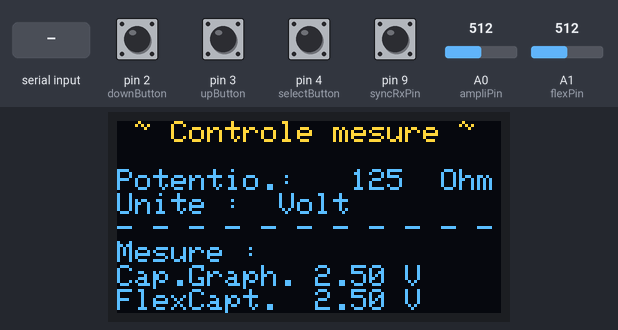
The sketch below on a simulated Arduino Uno, built with avr-gcc and run on an emulated ATmega328P. Parts: 128×64 one-colour display. Inputs (shaded band) come from the test bench; at power-on: pin 2 (downButton), pin 3 (upButton), pin 4 (selectButton), pin 9 (syncRxPin) HIGH, A0 (ampliPin) = 512, A1 (flexPin) = 512. The OLED is the two-colour kind (top 16 rows yellow); what the sketch prints to the serial monitor is not drawn.

Above: at 1.2 s.
1.3 s: "O" received over the second serial link
At 2.5 s:
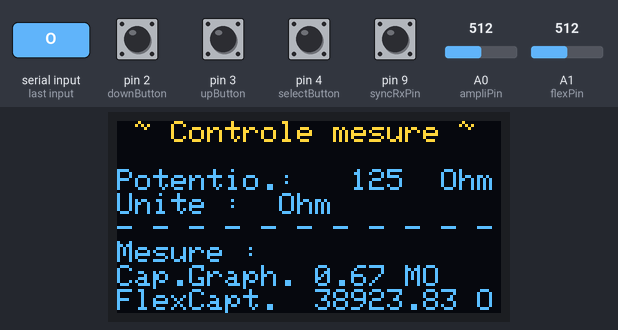
2.8 s: A0 (ampliPin) set to 0
At 3.7 s:
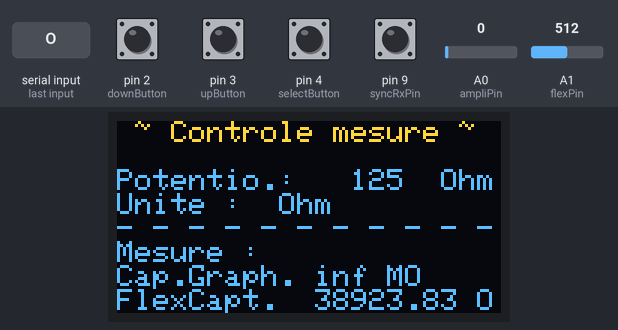
4.3 s: "D" received over the second serial link
At 5.4 s:
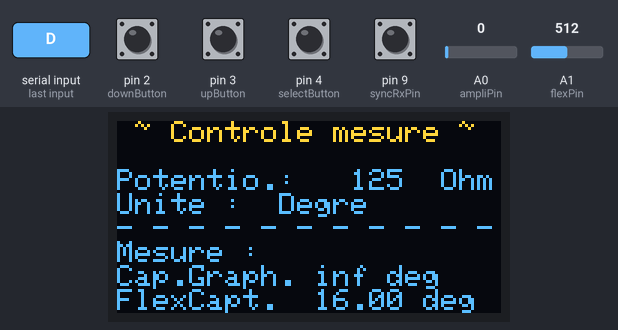
5.8 s: A0 (ampliPin) set to 122
At 7.0 s:
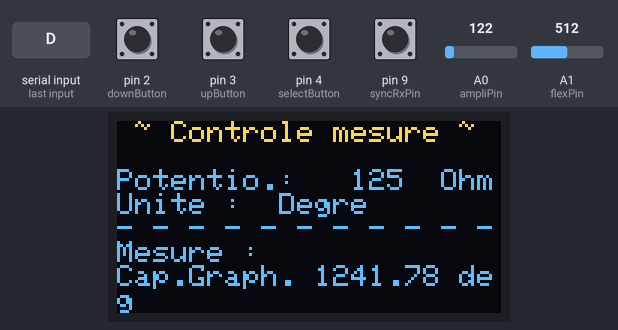
7.3 s: pin 2 (downButton) pulled LOW for 0.15 s
8.9 s: pin 4 (selectButton) pulled LOW for 0.15 s
At 10.3 s:
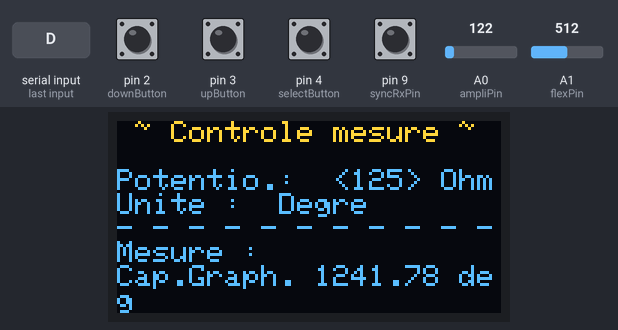
Timing chart, 0 to 11.5 s (numbered marks = the images above; inputs shaded):
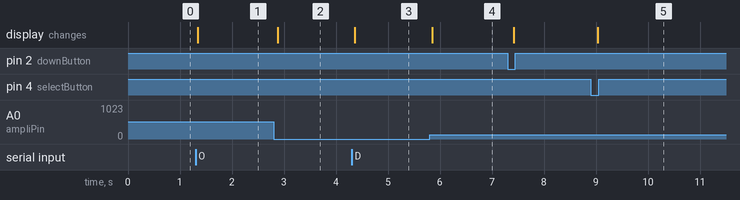

Measured:
- after the input at 1.3 s, the display: changes at once (image 1)
- after the input at 2.8 s, the display: changes after 0.08 s (image 2)
- after the input at 4.3 s, the display: changes after 0.06 s (image 3)
- after the input at 5.8 s, the display: changes after 0.05 s (image 4)
- after the input at 8.9 s, the display: changes after 0.13 s (image 5)

The sketch:

programme_complet.ino
```cpp
#include <SoftwareSerial.h>
#include <Adafruit_SSD1306.h>
#include <SPI.h>
//#include <Servo.h>

//#define pinServo 2
//Servo myservo;

#define flexPin A1
#define flexR_DIV 39000
#define flexflatResistance 25000
#define flexbendResistance 100000

#define bluetoothRxPin 7
#define bluetoothTxPin 8
#define baudrate 9600
#define sizeBuffer 16
SoftwareSerial mySerial(bluetoothRxPin,bluetoothTxPin);
char bufferBluetoothOutput[sizeBuffer]={0};
char bufferBluetoothInput[sizeBuffer]={0};

#define ampliPin A0

#define upButton 3
uint8_t upState;
uint8_t lastUpState=1;
long upTimer;
#define downButton 2
uint8_t downState;
uint8_t lastDownState=1;
long downTimer;
#define selectButton 4
uint8_t selectState;
uint8_t lastSelectState=1;
long selectTimer;
#define debounceDelay 50

#define nombreDePixelsEnLargeur 128         // Taille de l'écran OLED, en pixel, au niveau de sa largeur
#define nombreDePixelsEnHauteur 64          // Taille de l'écran OLED, en pixel, au niveau de sa hauteur
#define brocheResetOLED         -1
#define adresseI2CecranOLED     0x3C
Adafruit_SSD1306 ecranOLED(nombreDePixelsEnLargeur, nombreDePixelsEnHauteur, &Wire, brocheResetOLED);

#define nbOptionsPotar 12
#define nbOptionsUnite 3
const uint32_t tabChoixPotar[nbOptionsPotar]={125,330,730,1130,1930,2530,5100,10020,19920,30600,40600,50300};
uint8_t choixPotar=0;
uint8_t choixUnite=0;
uint8_t positionMenu=0;
uint8_t selection=0;

#define MCP_NOP 0b000000000
#define MCP_WRITE 0b00010001
#define MCP_SHTDWN 0b00100001

const uint8_t ssMCPin = 10;
const int adresseChoixPotar[nbOptionsPotar]={0,1,3,5,9,12,25,50,100,155,205,255};

const uint8_t VCC=5;

#define syncTxPin 12
#define syncRxPin 9
uint8_t syncTx=0;
uint8_t pastRx=0;
uint8_t syncRx=0;

void setup() {
  Serial.begin(baudrate);

  //~~ Flex Sensor ~~//
  pinMode(flexPin,INPUT);

  //~~ Ampli - capteur graphite ~~//
  pinMode(ampliPin,INPUT);

  //~~ Bluetooth ~~//
  pinMode(bluetoothRxPin,INPUT);
  pinMode(bluetoothTxPin,OUTPUT);
  mySerial.begin(baudrate);
  bufferBluetoothOutput[0]='\0';
  bufferBluetoothOutput[sizeBuffer-1]='\0';

  //~~ Boutons ~~//
  pinMode(upButton,INPUT_PULLUP);
  pinMode(downButton,INPUT_PULLUP);
  pinMode(selectButton,INPUT_PULLUP);

  //~~ OLED ~~//
  ecranOLED.begin(SSD1306_SWITCHCAPVCC, adresseI2CecranOLED);

  //~~ Potar digital ~~//
  pinMode(ssMCPin,OUTPUT);
  digitalWrite(ssMCPin,HIGH);
  SPI.begin();

  //~~ Test automatisé ~~//
  pinMode(syncTxPin,OUTPUT);
  pinMode(syncRxPin,INPUT);
}

void loop() {
  //if(choixPotar==4){choixPotar=3;}
  //else{choixPotar=4;}

   //~~~~~~~~~~~~~~~~ Flex Sensor ~~~~~~~~~~~~~~~~//
  int flexVolt=analogRead(flexPin);
  if(flexVolt==0)flexVolt=1;//eviter division par 0 dans la formule suivante
  float flexRes=flexR_DIV*(1023.0/flexVolt-1.0);
  float flexAngle=map(flexRes,flexflatResistance,flexbendResistance,0,90.0);

  //Serial.println("Cadeau, res : "+String(flexRes)+" ; angle : "+String(flexAngle)+"°.");

  //~~~~~~~~~~~~~~~~ Ampli - capteur graphite ~~~~~~~~~~~~~~~~//
  int ampliVolt=analogRead(ampliPin);

  //~~~~~~~~~~~~~~~~ Bluetooth ~~~~~~~~~~~~~~~~//
  commBluetooth(bufferBluetoothOutput,bufferBluetoothInput);
  if(bufferBluetoothInput[0]=='d'){//si l'app envoie une demande de "data"
    char unit='V';
    if(choixUnite==1)unit='O';
    if(choixUnite==2)unit='D';
    //un message composé de l'unité et de la mesure est envoyé
    sendMsg(unit,conversionMesure(ampliVolt),4);
  }
  if(bufferBluetoothInput[0]=='V'){
    choixUnite=0;
  }
  if(bufferBluetoothInput[0]=='O'){
    choixUnite=1;
  }
  if(bufferBluetoothInput[0]=='D'){
    choixUnite=2;
  }
  if(bufferBluetoothInput[0]=='t'){
    syncTx=1;
  }
  bufferBluetoothInput[0]='\0';

  //~~~~~~~~~~~~~~~~ Boutons ~~~~~~~~~~~~~~~~//
  debouncingButtons();

  //~~~~~~~~~~~~~~~~ OLED ~~~~~~~~~~~~~~~~//
  updateOLED(conversionMesure(ampliVolt),choixMesureFlex(flexVolt,flexRes,flexAngle));
  //Serial.println(ampliVolt);
  /*Serial.print(F("Potentiometre(0-4) : "));
  Serial.print(choixPotar);
  Serial.print(F(" ; Unite(0-2) : "));
  Serial.println(choixUnite);
  Serial.print(F(" ; selection(V/F) : "));
  Serial.print(selection);
  Serial.print(F(" ; positionMenu(0-2) : "));
  Serial.println(positionMenu);*/

  //~~~~~~~~~~~~~~~~ Potentiometre digital ~~~~~~~~~~~~~~~~//
  updatePotar();

  //~~~~~~~~~~~~~~~~ Test automatisé ~~~~~~~~~~~~~~~~//
  syncTest();

  //delay(20);
}

void debouncingButtons()
{
  int readUp=digitalRead(upButton);
  int readDown=digitalRead(downButton);
  int readSelect=digitalRead(selectButton);

  if(readUp!=lastUpState){
    upTimer=millis();
    //Serial.println("ici : "+String(millis()));
  }
  if((millis()-upTimer)>debounceDelay){
    if((upState!=readUp)&&!readUp){
      upButtonAction();
      //Serial.println("ACTION UP : "+String(millis()));
    }
    upState=readUp;
  }
  lastUpState=readUp;

  if(readDown!=lastDownState){
    downTimer=millis();
  }
  if((millis()-downTimer)>debounceDelay){
    if((downState!=readDown)&&!readDown){
      downButtonAction();
      //Serial.println("ACTION DOWN : "+String(millis()));
    }
    downState=readDown;
  }
  lastDownState=readDown;

  if(readSelect!=lastSelectState){
    selectTimer=millis();
  }
  if((millis()-selectTimer)>debounceDelay){
    if((selectState!=readSelect)&&!readSelect){
      selectButtonAction();
      //Serial.println("ACTION SELECT : "+String(millis()));
    }
    selectState=readSelect;
  }
  lastSelectState=readSelect;
}

void upButtonAction()
{
  if(selection==0){
    positionMenu=(positionMenu-1+3)%3;
  }
  else{
    if(positionMenu==1){
      choixPotar=(choixPotar+1)%nbOptionsPotar;
    }
    if(positionMenu==2){
      choixUnite=(choixUnite+1)%nbOptionsUnite;
    }
  }
}

void downButtonAction()
{
  if(selection==0){
    positionMenu=(positionMenu+1)%3;
  }
  else{
    if(positionMenu==1){
      choixPotar=(choixPotar-1+nbOptionsPotar)%nbOptionsPotar;
    }
    if(positionMenu==2){
      choixUnite=(choixUnite-1+nbOptionsUnite)%nbOptionsUnite;
    }
  }
}

void selectButtonAction()
{
  if(positionMenu!=0)selection=(selection+1)%2;
}

void commBluetooth(char* bufferOutput, char* bufferInput)
{
  int i=0;
  while(mySerial.available()){
    do{
      bufferInput[i++]=(char)mySerial.read();
      delay(3);
    }while(mySerial.available()>0);
    Serial.println(bufferInput);
  }
  if(bufferOutput[0]!='\0'){
    mySerial.println(bufferOutput);
    bufferOutput[0]='\0';
  }
}

void sendMsg(char command,float data,int precision)
{//ATTENTION : cette fonction écrase le buffer output du bluetooth, toute donnée encore en attente sera perdue
  for(int i=1;i<sizeBuffer-1;i++){
    bufferBluetoothOutput[i]='/';
  }
  bufferBluetoothOutput[0]=command;
  char temp[sizeBuffer-1];
  dtostrf(data,0,precision,temp);
  strcpy(&bufferBluetoothOutput[1],temp);//1
  for(int i=1;i<sizeBuffer-1;i++){
    if(bufferBluetoothOutput[i]=='\0')bufferBluetoothOutput[i]='/';
  }
}

void updateOLED(float valeurCapGraph,float valeurFlexSensor)
{
  ecranOLED.clearDisplay();
  ecranOLED.setTextSize(1,1);
  ecranOLED.setCursor(0, 0);
  ecranOLED.setTextColor(SSD1306_WHITE);

  ecranOLED.print(F(" ~ Controle mesure ~\n\n"));
  ecranOLED.print(F("Potentio.:"));
  for(int i=5;i>compteNbCaract(tabChoixPotar[choixPotar]);i--)ecranOLED.print(' ');
  miseEnFormeMenu(1,1);
  ecranOLED.print(tabChoixPotar[choixPotar]);
  miseEnFormeMenu(1,0);
  ecranOLED.print(F(" Ohm"));

  ecranOLED.print(F("Unite : "));
  miseEnFormeMenu(2,1);
  if(choixUnite==0)ecranOLED.print(F("Volt"));
  if(choixUnite==1)ecranOLED.print(F("Ohm"));
  if(choixUnite==2)ecranOLED.print(F("Degre"));
  miseEnFormeMenu(2,2);
  ecranOLED.print(F("\n- - - - - - - - - - -"));
  ecranOLED.print(F("\nMesure :"));
  ecranOLED.print(F("\nCap.Graph. "));
  ecranOLED.print(valeurCapGraph);
  ecranOLED.print(' ');
  if(choixUnite==0)ecranOLED.print('V');
  if(choixUnite==1)ecranOLED.print(F("MO"));
  if(choixUnite==2)ecranOLED.print(F("deg"));
  ecranOLED.print(F("\nFlexCapt.  "));
  ecranOLED.print(valeurFlexSensor);
  ecranOLED.print(' ');
  if(choixUnite==0)ecranOLED.print('V');
  if(choixUnite==1)ecranOLED.print(F("O"));
  if(choixUnite==2)ecranOLED.print(F("deg"));

  ecranOLED.display();
}

void miseEnFormeMenu(int position, int ouverture)
{
  if(position!=positionMenu){
    ecranOLED.print(" ");
  }
  else{
    if(selection==0){
      ecranOLED.print("-");
    }
    else{
      if(ouverture==1){
        ecranOLED.print("<");
      }
      else{
        ecranOLED.print(">");
      }
    }
  }
}

void SPIWrite(uint8_t cmd, uint8_t data, uint8_t ssPin)
{
  SPI.beginTransaction(SPISettings(14000000,MSBFIRST,SPI_MODE0));
  digitalWrite(ssPin,LOW);
  SPI.transfer(cmd);
  SPI.transfer(data);
  digitalWrite(ssPin,HIGH);
  SPI.endTransaction();
}

void updatePotar()
{
  SPIWrite(MCP_WRITE,adresseChoixPotar[choixPotar],ssMCPin);
}

int compteNbCaract(float cible)
{
  uint8_t compte=1;
  uint32_t comparateur=10;
  while(cible>=comparateur){
    compte++;
    comparateur*=10;
  }
  return(compte);
}

float conversionMesure(float mesure)
{
  if(choixUnite==0)return(mesure*5.0/1023.0);
  double resistance=(((1+100000.0/tabChoixPotar[choixPotar])*100000.0*(5.0/mesure))-110000.0);
  if(choixUnite==1)return(resistance/1000000.0);
  if(choixUnite==2)return((resistance-98768)/2475.5);//calcul valide pour un crayon 2B
  return(-1);
}

float choixMesureFlex(float flexVolt, float flexRes, float flexAngle)
{
  if(choixUnite==0){
    return(5.0*flexVolt/1023.0);
  }
  if(choixUnite==1){
    return(flexRes);
  }
  if(choixUnite==2){
    return(flexAngle);
  }
}

void syncTest()
{
  digitalWrite(syncTxPin,syncTx);
  //uint8_t syncRx;
  syncRx=digitalRead(syncRxPin);
  if(((syncTx==1)&&(syncRx==1))&&(pastRx==0)){
    sendMsg('c',0,2);
    syncTx=0;
  }
  if((syncRx==0)&&(pastRx==1)){
    sendMsg('f',0,2);
  }
  pastRx=syncRx;
}
```
